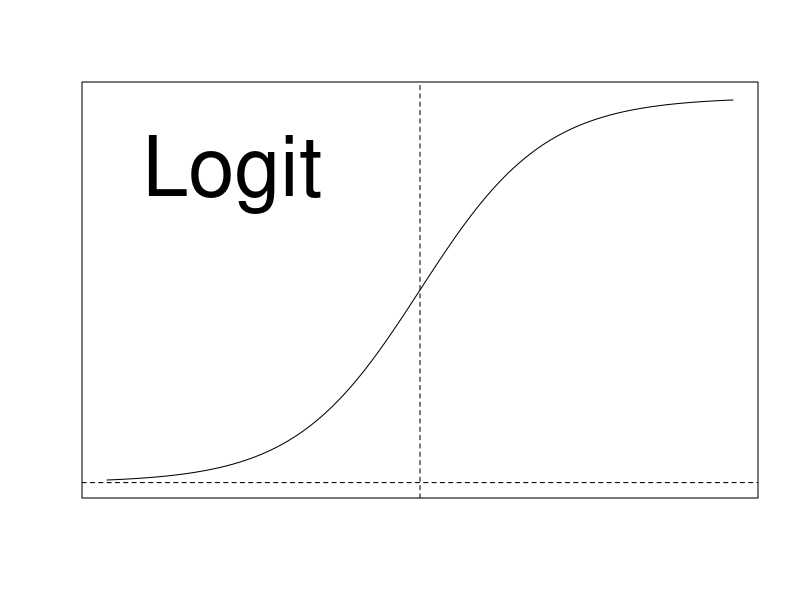
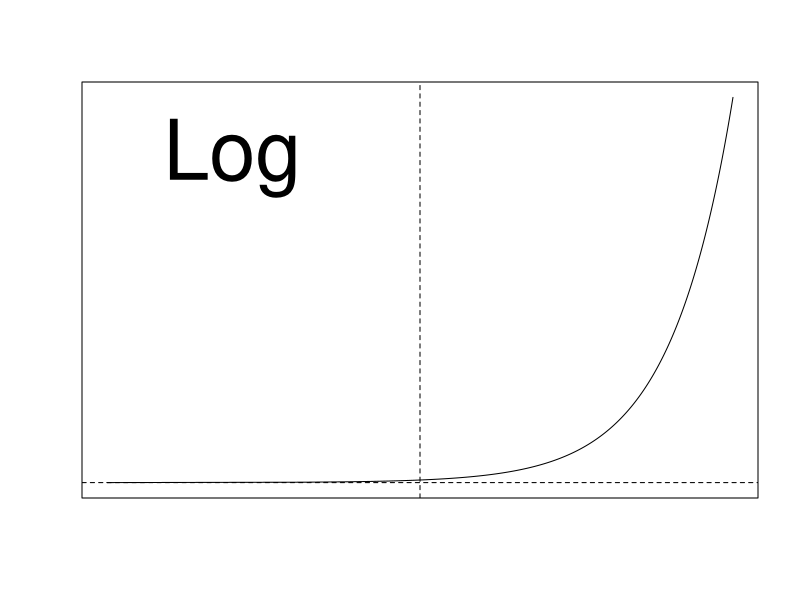
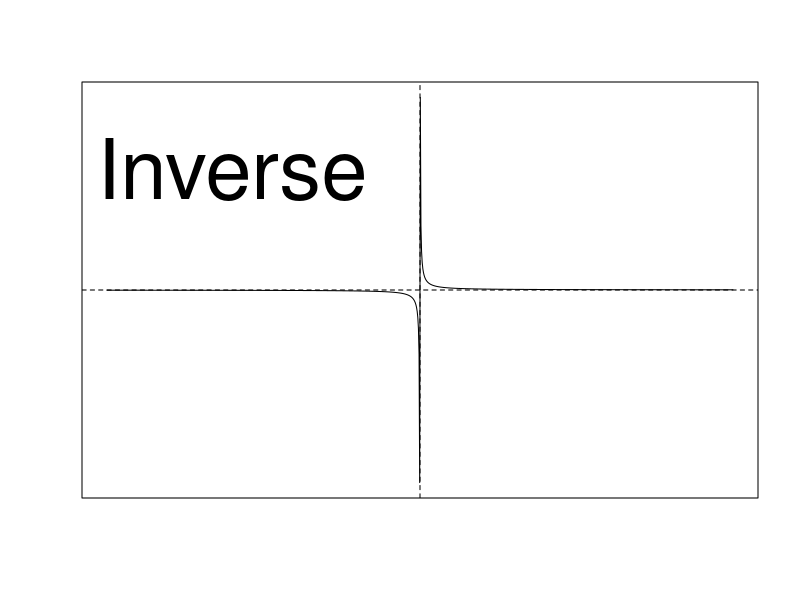
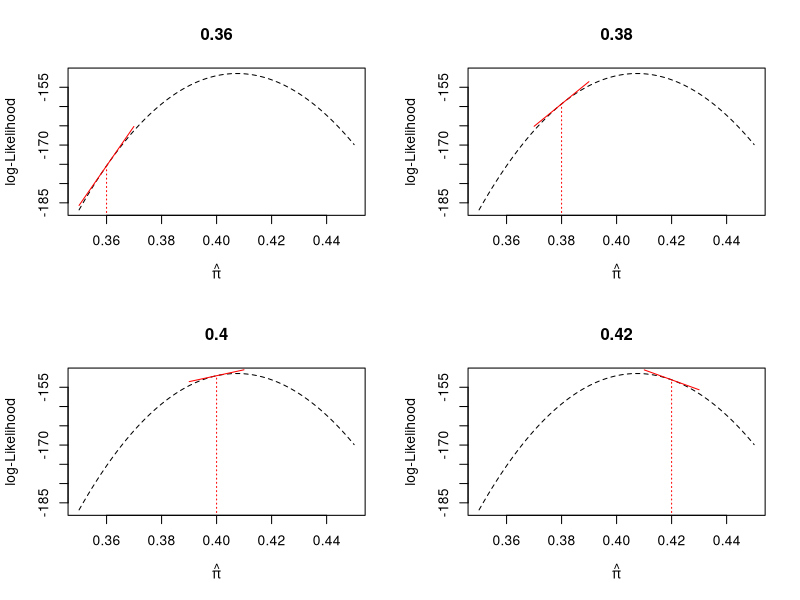

Write R code to recreate these figures, in order.
## ---- chunk 1
library(knitr)

default_source_hook <- knit_hooks$get('source')
default_output_hook <- knit_hooks$get('output')

knit_hooks$set(
  source = function(x, options) {
    paste0(
      "\n::: {.codebox data-latex=\"\"}\n\n",
      default_source_hook(x, options),
      "\n\n:::\n\n")
  }
)

knit_hooks$set(
  output = function(x, options) {
    paste0(
      "\n::: {.codebox data-latex=\"\"}\n\n",
      default_output_hook(x, options),
      "\n\n:::\n\n")
  }
)

knitr::opts_chunk$set(echo = TRUE)
## ---- chunk 2
x<-seq(binomial(link=logit)$linkinv(-5),binomial(link=logit)$linkinv(5),length.out=1000)
plot(x=binomial()$linkfun(x),x, cex.main = 5, cex.lab = 5, ylim = c(0,1), xlim = c(-5,5), type = "l", xlab=NA, ylab=NA, xaxt="n", yaxt="n")
abline(v=0,h=0,lty="dashed")
text(-3,.8,"Logit", cex=5)
## ---- chunk 3
x<-seq(poisson(link=log)$linkinv(-5),poisson(link=log)$linkinv(5),length.out=1000)
plot(x=poisson(link=log)$linkfun(x),x, cex.main = 5, xlim = c(-5,5), type = "l", xlab=NA, ylab=NA, xaxt="n", yaxt="n")
abline(v= 0, h = 0, lty="dashed")
text(-3,125,"Log", cex=5)
## ---- chunk 4
x<-seq(-5,5,length.out = 1000)
plot(x=x, 1/x, cex.main = 5, xlim =  c(-5,5),type = "l", xlab=NA, ylab=NA, xaxt="n", yaxt="n")
abline(v= 0, h = 0, lty="dashed")
text(-3,125,"Inverse", cex=5)
## ---- chunk 5
set.seed(12345)
p.orchid = 0.4
n.picks = 100
n.times <- 50
y <- rbinom(n.times, size = n.picks, prob = p.orchid) # Collecting data
## ---- chunk 6
par(mfrow=c(2,2))
ll <- function(p, n.picks, y)sum(dbinom(y, n.picks,p, log = TRUE))
phat <- seq(0.35,0.45,length.out=1000)
lls <- sapply(phat, ll, n.picks = n.picks, y = y)
grad.dbinom=function(y, n.picks, prob) {
    sum(y/prob - (n.picks - y)/(1-prob))
}

p = c(0.36,0.38,0.40, 0.42)
for(i in p){
b<-grad.dbinom(y,n.picks,i)
a<--b*i+ll(i,n.picks,y)
pphat <- phat[order(abs(phat-i),decreasing=FALSE)[1:200]]
plot(lls, x = phat, type = "l", xlab=expression(hat(pi)), ylab="log-Likelihood", lty = "dashed",main = i)
segments(x0=i,x1 = i, y0=ll(0.1,n.picks,y), y1= ll(i,n.picks,y), col="red", lty = "dotted")
lines(x=pphat,y=a+b*pphat, col = "red")
}
## ---- chunk 7
set.seed(12345)
beta <- rnorm(2)
X <- rnorm(20)
y <- rpois(20, exp(beta[1]+X*beta[2]))
summary(glm(y~X, family = "poisson"))
